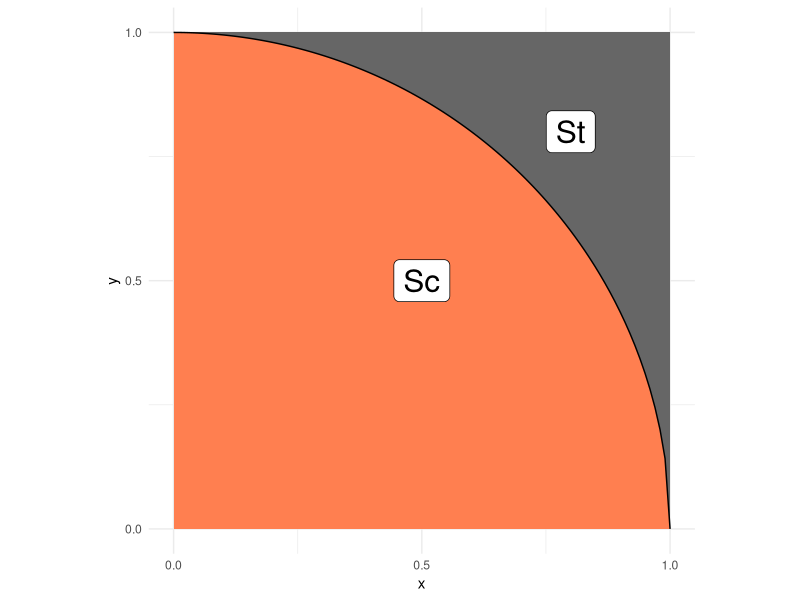
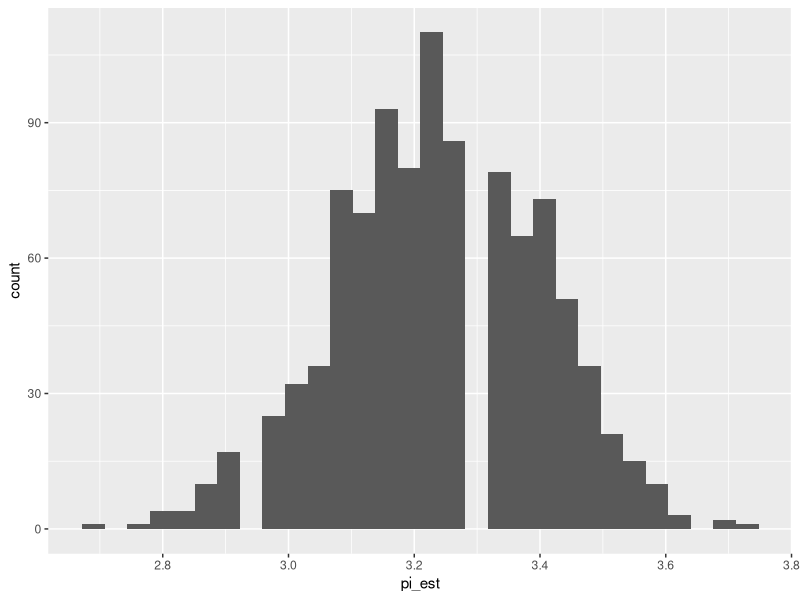

Source code (R) for these figures, in order:
## ---- chunk 1
library(tidyverse)
library(rsample)
## ---- chunk 2
## NOTE: No need to edit; this visual helps explain the pi estimation scheme
tibble(x = seq(0, 1, length.out = 100)) %>%
  mutate(y = sqrt(1 - x^2)) %>%

  ggplot(aes(x, y)) +
  annotate(
    "rect",
    xmin = 0, ymin = 0, xmax = 1, ymax = 1,
    fill = "grey40",
    size = 1
  ) +
  geom_ribbon(aes(ymin = 0, ymax = y), fill = "coral") +
  geom_line() +
  annotate(
    "label",
    x = 0.5, y = 0.5, label = "Sc",
    size = 8
  ) +
  annotate(
    "label",
    x = 0.8, y = 0.8, label = "St",
    size = 8
  ) +
  scale_x_continuous(breaks = c(0, 1/2, 1)) +
  scale_y_continuous(breaks = c(0, 1/2, 1)) +
  theme_minimal() +
  coord_fixed()
## ---- chunk 3
## TASK: Choose a sample size and generate samples
n <- 100  # Choose a sample size
df_q1 <- data.frame(
  x = runif(n, min = 0, max = 1),
  y = runif(n, min = 0, max = 1))  # Generate the data
## ---- chunk 4
## NOTE: Do not edit this code
# Correct sample size
assertthat::assert_that(
  dim(df_q1) %>% 
    .[[1]] == n,
  msg = "The sample size should be `n`"
)
# Correct column names
assertthat::assert_that(
  setequal(names(df_q1), c("x", "y")),
  msg = "df_q1 must include the columns `x` and `y`"
)
print("Good")
## ---- chunk 5
## TASK: Finish implementing this function
stat <- function(x, y) {
  4 * (x^2 + y^2 <= 1)
}
## ---- chunk 6
## TASK: Finish writing these assert statements

# Check the value for points *inside* the circle
assertthat::assert_that(
   tibble(x = 0.5, y = 0.5) %>% # Pick a point *inside* the circle
    mutate(stat = stat(x, y)) %>% 
    pull(stat) %>% 
    .[[1]] == 4,# Write the correct value of stat() here
  msg = "Incorrect value when a point is inside the circle"
)

# Check the value for points *outside* the circle
assertthat::assert_that(
   tibble(x = 0.9, y = 0.9) %>% # Pick a point *outside* the circle
    mutate(stat = stat(x, y)) %>% 
    pull(stat) %>% 
    .[[1]] == 0, # Write the correct value of stat() here
  msg = "Incorrect value when a point is outside the circle"
)
print("Your assertions passed, but make sure they're checking the right thing!")
## ---- chunk 7
## TASK: Estimate pi using your data from q1
df_q3 <- 
  df_q1 %>% 
  # TODO: Estimate pi as the column `pi_est`
    summarize(pi_est = mean(stat(x,y)))
df_q3
## ---- chunk 8
## NOTE: Do not edit this code
# Correct sample size
assertthat::assert_that(
  dim(df_q3) %>% 
    .[[1]] == 1,
  msg = "This result should have just one row"
)
# Correct column names
assertthat::assert_that(
  setequal(names(df_q3), c("pi_est")),
  msg = "df_q3 must include the column `pi_est`"
)
print("Good")
## ---- chunk 9
## TASK: Finish the code below
set.seed(101)
df_q4 <- 
  df_q1 %>% 
  bootstraps(times = 1000) %>% 
  mutate(
    pi_est = map_dbl(
      splits,
      function(split_df) {
        analysis(split_df) %>% 
          # Estimate pi (pi_est) using the resampled data;
          # this should be *identical* to the
          # code you wrote for q3
          summarize(pi_est = mean(stat(x,y))) %>%
          pull(pi_est)
      }
    )
  )

## NOTE: Do not edit; use this to visualize your results
df_q4 %>% 
  ggplot(aes(pi_est)) +
  geom_histogram()
## ---- chunk 10
## TASK: Compute a bootstrap confidence interval at the 95% level (alpha = 0.05)
df_q5 <- 
  df_q4 %>% 
  summarize(
    # TODO: Compute pi_lo and pi_up
    pi_lo = quantile(pi_est, p = 0.05 / 2),
    pi_up = quantile(pi_est, p = 1 - 0.05 / 2)
  )

df_q5
## ---- chunk 11
df_q1 %>%
  summarize(
    lo_q1 = mean(stat(x, y)) -
      qnorm(1 - (1 - 0.95) / 2) * sd(stat(x, y)) / sqrt(n()),
    hi_q1 = mean(stat(x, y)) +
      qnorm(1 - (1 - 0.95) / 2) * sd(stat(x, y)) / sqrt(n())
  )
